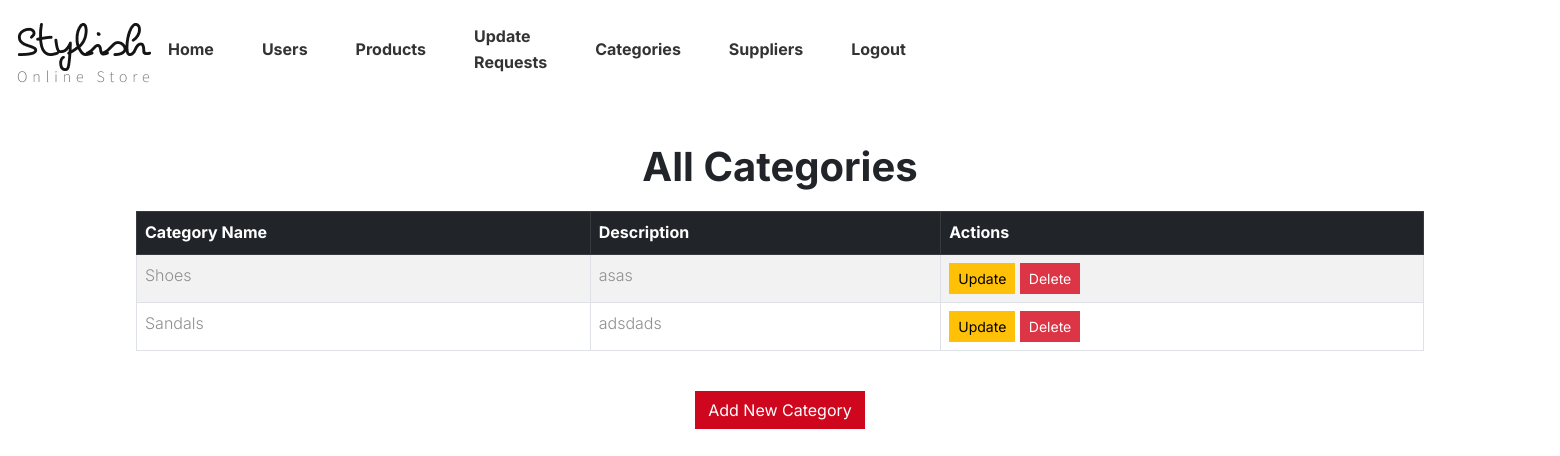
Screenshot of /view-categories/ with the database file from the repository.
### shoeapp/models.py (models this page shows, shortened)
class ProductCategory(models.Model):
    name = models.CharField(max_length=100)
    description = models.TextField(blank=True, null=True)

### shoeapp/views.py (the view)
# urls.py: path('view-categories/', view_all_categories, name='view_all_categories'),
def view_all_categories(request):
    categories = ProductCategory.objects.all()
    return render(request, 'admin/view_all_categories.html', {'categories': categories})

### templates/admin/view_all_categories.html (shortened to what this page needs)
{% load static %}
<!DOCTYPE html>
<html lang="en">
  <head>
    <link
      href="https://cdn.jsdelivr.net/npm/bootstrap@5.3.1/dist/css/bootstrap.min.css"
      rel="stylesheet"
    />
  </head>
  {% include 'admin/admin_header.html' %}
  <body>
    <div class="container mt-5">
      <h1 class="mb-4 text-center">All Categories</h1>
      <div class="table-responsive">
        <table class="table table-bordered table-striped table-hover">
          <thead class="table-dark">
            <tr>
              <th>Category Name</th>
              <th>Description</th>
              <th>Actions</th>
            </tr>
          </thead>
          <tbody>
            {% for category in categories %}
            <tr>
              <td>{{ category.name }}</td>
              <td>{{ category.description }}</td>
              <td>
                <a
                  href="{% url 'update_category' category.id %}"
                  class="btn btn-warning btn-sm"
                >
                  Update
                </a>
                <a
                  href="{% url 'delete_category' category.id %}"
                  class="btn btn-danger btn-sm"
                >
                  Delete
                </a>
              </td>
            </tr>
            {% endfor %}
          </tbody>
        </table>
      </div>
      <div class="text-center mt-4">
        <a href="{% url 'add_category' %}" class="btn btn-primary">
          Add New Category
        </a>
      </div>
    </div>
  </body>
</html>

### static/style.css (style rules this page uses)
body { --heading-font: "Inter", Roboto, sans-serif; --heading-font-weight: 400; --heading-color: var(--bs-dark); --heading-line-height: 1.24; --swiper-theme-color: var(--bs-primary); --swiper-pagination-bottom: 0; --custom-easing: cubic-bezier(.17,.67,.83,.67); --bs-body-font-family: "Inter", Roboto, sans-serif; --bs-body-font-size: 1rem; --bs-body-font-weight: 400; --bs-body-line-height: 1.7; --bs-body-color: #8f8f8f; --bs-body-color-rgb: 143, 143, 143; --bs-primary: #ce071e; --bs-primary-dark: #8d0414; --bs-secondary: #6c757d; --bs-black: #111; --bs-light: #F1F1F0; --bs-dark: #212529; --bs-gray: #9aa1a7; --bs-gray-dark: #51565b; --bs-primary-rgb: 206, 7, 30; --bs-secondary-rgb: 108, 117, 125; --bs-black-rgb: 17, 17, 17; --bs-light-rgb: 241, 241, 240; --bs-dark-rgb: 33, 37, 41; --bs-link-color: var(--bs-dark); --bs-link-color-rgb: 17, 17, 17; --bs-link-decoration: underline; --bs-link-hover-color: var(--bs-primary); --bs-link-hover-color-rgb: 17, 17, 17; }
h1, .h1, h2, .h2, h3, .h3, h4, .h4, h5, .h5, h6, .h6 { font-family: var(--heading-font); font-weight: var(--heading-font-weight); color: var(--heading-color); line-height: var(--heading-line-height); }
a { text-decoration: none; transition: all 0.3s ease-out; }
.btn { --bs-btn-border-radius: 0; }
.btn-primary { --bs-btn-color: #fff; --bs-btn-bg: var(--bs-primary); --bs-btn-border-color: var(--bs-primary); --bs-btn-hover-color: #fff; --bs-btn-hover-bg: var(--bs-primary-dark); --bs-btn-hover-border-color: var(--bs-primary-dark); --bs-btn-focus-shadow-rgb: 49, 132, 253; --bs-btn-active-color: #fff; --bs-btn-active-bg: var(--bs-secondary); --bs-btn-active-border-color: var(--bs-secondary); --bs-btn-active-shadow: inset 0 3px 5px rgba(0, 0, 0, 0.125); --bs-btn-disabled-color: #fff; --bs-btn-disabled-bg: var(--bs-primary); --bs-btn-disabled-border-color: var(--bs-primary); }
.container, .container-fluid, .container-lg, .container-md, .container-sm, .container-xl, .container-xxl { --bs-gutter-x: 2.5rem; }
:root { --accent-color: #333; --black-color: #000; --dark-color: #111; --gray-color-100: #F1F1F1; --gray-color-200: #E1E1E1; --gray-color-300: #D1D1D1; --gray-color-400: #ced4da; --gray-color-500: #adb5bd; --dark-gray-color: #7A7A7A; --bs-light-rgb: rgba(255, 255, 255, 1); --light-color: #fff; --swiper-theme-color: #111 !important; }
:root { --body-font: "Inter", sans-serif; --heading-font: "Inter", sans-serif; --extra-font: "Playfair Display", sans-serif; --subheading-font: "Petit Formal Script", sans-serif; }
.container, .container-fluid, .container-lg, .container-md, .container-sm, .container-xl, .container-xxl { --bs-gutter-x: 2rem; }
*, *::before, *::after { -webkit-box-sizing: border-box; -moz-box-sizing: border-box; box-sizing: border-box; }
html { box-sizing: border-box; }
body { font-family: var(--body-font); font-weight: 300; line-height: 1.6; color: var(--accent-color); margin: 0; }
a { color: var(--dark-color); text-decoration: none; transition: 0.3s color ease-out; }
h1, h2, h3, h4, h5 { font-family: var(--heading-font); font-weight: 700; line-height: 1; }

### rows the page displays
ProductCategory: name "Shoes", description "asas"
ProductCategory: name "Sandals", description "adsdads"
